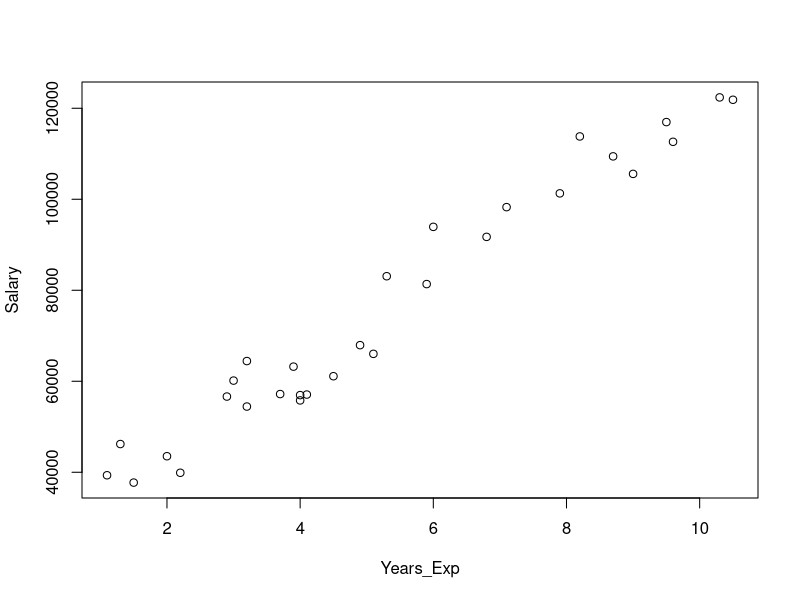
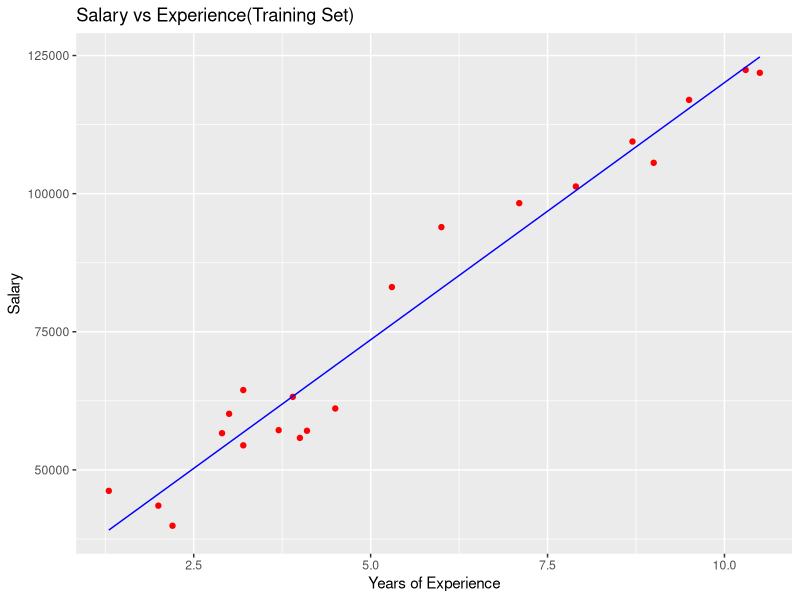
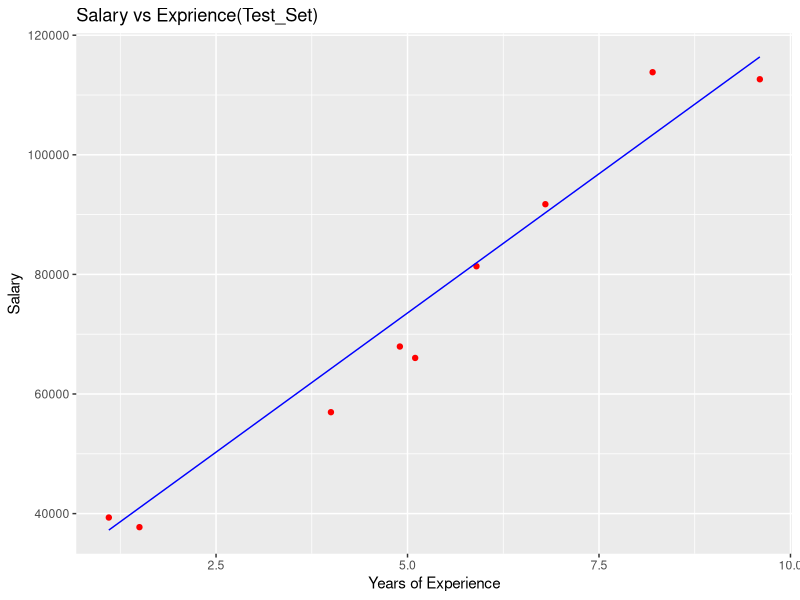

Source code (R) for these figures, in order:
library(caTools)
library(ggplot2)
data <- data.frame(
  Years_Exp = c(1.1, 1.3, 1.5, 10.3, 10.5, 2.0, 2.2, 2.9, 3.0, 3.2, 3.2, 3.7, 
                      3.9, 4.0, 4.0, 4.1, 4.5, 4.9, 5.1, 5.3, 5.9, 6.0, 6.8, 7.1, 
                      7.9, 8.2, 8.7, 9.0, 9.5, 9.6),
  Salary = c(39343.00, 46205.00, 37731.00, 122391.00, 121872.00, 43525.00, 39891.00, 
             56642.00, 60150.00, 54445.00, 64445.00, 57189.00, 63218.00, 55794.00, 
             56957.00, 57081.00, 61111.00, 67938.00, 66029.00, 83088.00, 81363.00, 
             93940.00, 91738.00, 98273.00, 101302.00, 113812.00, 109431.00, 105582.00, 
             116969.00, 112635.00)
)

plot(data)

#sample.split(): Split the dataset into training and test based on a split ratio
#Here, we choose 70% data for training

#FUNCTION: subset()
#Use: This function is used to select appropriate subset of data

#TRUE: Select subset
# FASLE: Not select subset

split = sample.split(data$Salary, SplitRatio = 0.7)
training_set = subset(data, split == TRUE)
test_data = subset(data, split == FALSE)

# FUNCTION: lm()
# Use: This function lm is used to fit a linear model, where Salary ~ YearsExp
# is the formula used to predict Salary based on Years of experience
# (depedent ~ independent)

lm_r = lm(formula = Salary ~ Years_Exp, data=training_set)

# FUNCTION: summary(model_variable)
# Use: summary function provides summary of data fit in the machine learning model
summary(lm_r)
# NOTE: The Residuals must be near to zero for good results

# Training Set Visualization
ggplot() + geom_point(aes(x=training_set$Years_Exp, y= training_set$Salary), color='red')+
  geom_line(aes(x=training_set$Years_Exp, y= predict(lm_r, newdata= training_set)), color='blue')+
  ggtitle('Salary vs Experience(Training Set)') +
  xlab('Years of Experience') + ylab("Salary")

# Test Set Visulization
ggplot() + geom_point(aes(x=test_data$Years_Exp, y=test_data$Salary), color = 'red') +
  geom_line(aes(x=test_data$Years_Exp, y= predict(lm_r, newdata=test_data)), color='blue') +
  ggtitle('Salary vs Exprience(Test_Set)') +
  xlab('Years of Experience') + ylab('Salary')

# FUNCTION: predict
